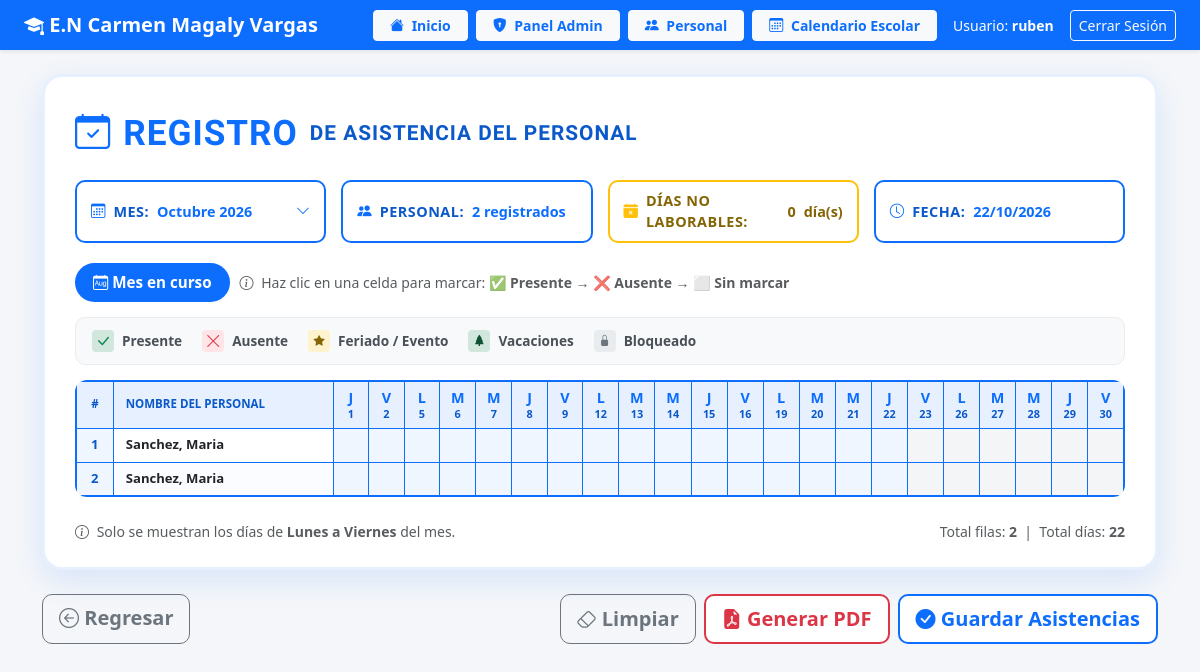
The app's page /asistencias/ (signed in) with its own data.
### escuela/models.py (models this page shows, shortened)
class PersonaBase(models.Model):
    NACIONALIDAD_CHOICES = [
        ('V', 'Venezolano/a (V)'),
        ('E', 'Extranjero/a (E)'),
    ]
    GENERO_CHOICES = [
        ('M', 'Masculino'),
        ('F', 'Femenino'),
    ]
    usuario = models.OneToOneField(User, on_delete=models.CASCADE, null=True, blank=True)
    nombres = models.CharField(max_length=100)
    apellidos = models.CharField(max_length=100)
    cedula = models.CharField(max_length=20, unique=True)
    nacionalidad = models.CharField(
        max_length=1,
        choices=NACIONALIDAD_CHOICES,
        default='V',
        verbose_name="Nacionalidad"
    )
    fecha_nacimiento = models.DateField()
    genero = models.CharField(max_length=10, choices=GENERO_CHOICES)
    telefono = models.CharField(max_length=15, blank=True)
    email = models.EmailField(blank=True)
    direccion = models.TextField(blank=True)
    fecha_ingreso = models.DateField(
        verbose_name="Fecha de Ingreso a la Institución",
        help_text="Fecha en que ingresó a la institución"
    )
    activo = models.BooleanField(default=True)
    class Meta:
        abstract = True

class Docente(PersonaBase):
    NIVEL_GRADO_CHOICES = [
        ('1er Nivel', 'Primer Nivel'),
        ('2do Nivel', 'Segundo Nivel'),
        ('3er Nivel', 'Tercer Nivel'),
        ('1er Grado', 'Primer Grado'),
        ('2do Grado', 'Segundo Grado'),
        ('3er Grado', 'Tercer Grado'),
        ('4to Grado', 'Cuarto Grado'),
        ('5to Grado', 'Quinto Grado'),
        ('6to Grado', 'Sexto Grado'),
    ]
    nivel_grado = models.CharField(
        max_length=100,
        choices=NIVEL_GRADO_CHOICES,
        unique=True,
        verbose_name="Nivel / Grado",
        help_text="Solo un docente por nivel/grado"
    )
    especialidad = models.CharField(max_length=100, blank=True)
    class Meta:
        verbose_name = "Docente"
        verbose_name_plural = "Docentes"

class PersonalAdministrativo(PersonaBase):
    CARGO_CHOICES = [
        ('Director', 'Director'),
        ('Subdirector', 'Subdirector'),
        ('Coordinador', 'Coordinador'),
        ('Secretaria', 'Secretaria'),
        ('Administrador', 'Administrador'),
        ('Contador', 'Contador'),
        ('Otro', 'Otro'),
    ]
    cargo = models.CharField(
        max_length=100,
        choices=CARGO_CHOICES,
        unique=True,
        verbose_name="Cargo",
        help_text="Solo un registro por cargo (excepto 'Otro')"
    )
    cargo_detalle = models.CharField(
        max_length=100, blank=True,
        verbose_name="Especifique el cargo",
        help_text="Solo si seleccionó 'Otro'"
    )
    class Meta:
        verbose_name = "Personal Administrativo"
        verbose_name_plural = "Personal Administrativo"

### escuela/views.py (the view)
# urls.py: path('asistencias/', views.asistencias_personal, name='asistencias_personal'),
@login_required
def asistencias_personal(request):
    hoy = timezone.localdate()
    meses_disponibles = _calcular_meses_disponibles(hoy)
    mes_default = meses_disponibles[0]['valor']
    mes_sel_str = request.GET.get('mes', mes_default)
    valores_validos = [m['valor'] for m in meses_disponibles]
    if mes_sel_str not in valores_validos:
        mes_sel_str = mes_default
    anio_sel, mes_sel_num = map(int, mes_sel_str.split('-'))
    es_mes_actual = (mes_sel_str == mes_default)
    dias = _dias_laborables(anio_sel, mes_sel_num)
    if mes_sel_num == 12:
        ultimo_dia_mes = date(anio_sel + 1, 1, 1) - timedelta(days=1)
    else:
        ultimo_dia_mes = date(anio_sel, mes_sel_num + 1, 1) - timedelta(days=1)
    personal = []
    for p in Docente.objects.filter(activo=True, fecha_ingreso__lte=ultimo_dia_mes).order_by('apellidos', 'nombres'):
        personal.append({'obj': p, 'tipo': 'Docente'})
    for p in PersonalAdministrativo.objects.filter(activo=True, fecha_ingreso__lte=ultimo_dia_mes).order_by('apellidos', 'nombres'):
        personal.append({'obj': p, 'tipo': 'Administrativo'})
    for p in PersonalApoyo.objects.filter(activo=True, fecha_ingreso__lte=ultimo_dia_mes).order_by('apellidos', 'nombres'):
        personal.append({'obj': p, 'tipo': 'Apoyo'})
    for p in PersonalCocina.objects.filter(activo=True, fecha_ingreso__lte=ultimo_dia_mes).order_by('apellidos', 'nombres'):
        personal.append({'obj': p, 'tipo': 'Cocina'})
    asistencias_qs = AsistenciaPersonal.objects.filter(fecha__year=anio_sel, fecha__month=mes_sel_num)
    asistencias_map = {}
    for a in asistencias_qs:
        clave = f"{a.tipo_personal}-{a.personal_id}-{a.fecha.strftime('%Y-%m-%d')}"
        asistencias_map[clave] = "presente" if a.presente else "ausente"
    feriados_qs = Feriado.objects.filter(fecha__year=anio_sel, fecha__month=mes_sel_num)
    eventos_map = {}
    for f in feriados_qs:
        clave = f.fecha.strftime('%Y-%m-%d')
        eventos_map[clave] = {
            'tipo': f.tipo_evento or 'feriado',
            'descripcion': f.descripcion or ''
        }
    config = ConfiguracionAnual.objects.filter(activo=True, cerrado=False).first()
    vacaciones_map = {}
    if config:
        vacaciones_qs = PeriodoVacaciones.objects.filter(
            configuracion=config,
            fecha_inicio__lte=ultimo_dia_mes,
            fecha_fin__gte=date(anio_sel, mes_sel_num, 1),
        )
        for v in vacaciones_qs:
            d = max(v.fecha_inicio, date(anio_sel, mes_sel_num, 1))
            fin = min(v.fecha_fin, ultimo_dia_mes)
            while d <= fin:
                vacaciones_map[d.strftime('%Y-%m-%d')] = v.descripcion
                d += timedelta(days=1)
    fecha_inicio_anio = _obtener_fecha_inicio_anio_escolar()
    contexto = {
        'dias': dias,
        'personal': personal,
        'meses_disponibles': meses_disponibles,
        'mes_sel_str': mes_sel_str,
        'mes': mes_sel_num,
        'anio': anio_sel,
        'mes_nombre': MESES_NOMBRES[mes_sel_num],
        'es_mes_actual': es_mes_actual,
        'asistencias_map': asistencias_map,
        'eventos_map': eventos_map,
        'vacaciones_map': vacaciones_map,
        'hoy': hoy,
        'fecha_inicio_anio': fecha_inicio_anio,
    }
    return render(request, 'escuela/asistencias_personal.html', contexto)

### escuela/views.py (called while the page is built)
def _calcular_meses_disponibles(hoy):
    meses = []
    for i in range(3):
        mes_ref = hoy.replace(day=1)
        anio = mes_ref.year
        mes = mes_ref.month - i
        while mes <= 0:
            mes += 12
            anio -= 1
        meses.append({
            'valor': f"{anio}-{mes:02d}",
            'nombre': MESES_NOMBRES[mes],
            'anio': anio,
            'mes': mes,
            'es_actual': (i == 0),
            'etiqueta': 'Mes en curso' if i == 0 else f"Hace {i} mes{'es' if i > 1 else ''}",
        })
    return meses

def _dias_laborables(anio, mes):
    primer_dia = date(anio, mes, 1)
    if mes == 12:
        ultimo_dia = date(anio + 1, 1, 1) - timedelta(days=1)
    else:
        ultimo_dia = date(anio, mes + 1, 1) - timedelta(days=1)
    dias = []
    d = primer_dia
    while d <= ultimo_dia:
        if d.weekday() < 5:
            dias.append(d)
        d += timedelta(days=1)
    return dias

def _obtener_fecha_inicio_anio_escolar():
    config = ConfiguracionAnual.objects.filter(activo=True, cerrado=False).first()
    if config and config.fecha_inicio:
        return config.fecha_inicio
    return None

### escuela/templates/escuela/asistencias_personal.html (shortened to what this page needs)
<!DOCTYPE html>
<html lang="es">
<head>
    <link href="https://cdn.jsdelivr.net/npm/bootstrap@5.3.0/dist/css/bootstrap.min.css" rel="stylesheet">
    <link rel="stylesheet" href="https://cdn.jsdelivr.net/npm/bootstrap-icons@1.11.1/font/bootstrap-icons.css">
</head>
<body>
<nav class="navbar navbar-expand-lg navbar-dark bg-primary shadow-sm mb-4">
    <div class="container-fluid px-4">
        <span class="navbar-brand mb-0 h1 fw-bold">
            <i class="bi bi-mortarboard-fill"></i> E.N Carmen Magaly Vargas
        </span>
        <div class="collapse navbar-collapse" id="navbarNav">
            <div class="d-flex align-items-center ms-auto flex-wrap gap-2">
                <a href="{% url 'dashboard' %}" class="btn btn-light btn-sm fw-bold text-primary px-3">
                    <i class="bi bi-house-fill me-1"></i> Inicio
                </a>
                <a href="{% url 'menu_admin' %}" class="btn btn-light btn-sm fw-bold text-primary px-3">
                <i class="bi bi-shield-lock-fill me-1"></i> Panel Admin
                </a>
                <a href="{% url 'personal' %}" class="btn btn-light btn-sm fw-bold text-primary px-3">
                    <i class="bi bi-people-fill me-1"></i> Personal
                </a>
                <a href="{% url 'calendario_escolar' %}" class="btn btn-light btn-sm fw-bold text-primary px-3">
                    <i class="bi bi-calendar3 me-1"></i> Calendario Escolar
                </a>
                <span class="text-white ms-2 me-2 small d-none d-md-inline">Usuario: <strong>{{ user.username }}</strong></span>
                <a href="{% url 'logout' %}" class="btn btn-outline-light btn-sm">Cerrar Sesión</a>
            </div>
        </div>
    </div>
</nav>
<div class="container mb-5">
    <div class="tarjeta-cuaderno">
        <div class="titulo-cuaderno">
            <i class="bi bi-calendar-check"></i>
            REGISTRO
            <span class="subtitulo">DE ASISTENCIA DEL PERSONAL</span>
        </div>
        <div class="cabecera-campos">
            <div class="campo-info dropdown-mes" id="dropdownMes" onclick="toggleMenuMes(event)">
                <i class="bi bi-calendar3"></i>
                <span class="etiqueta">MES:</span>
                <span class="valor">{{ mes_nombre }} {{ anio }}</span>
                <i class="bi bi-chevron-down chevron"></i>
            </div>
            <div class="campo-info">
                <i class="bi bi-people-fill"></i>
                <span class="etiqueta">PERSONAL:</span>
                <span class="valor">{{ personal|length }} registrados</span>
            </div>
            <div class="campo-info campo-feriados">
                <i class="bi bi-calendar-x-fill"></i>
                <span class="etiqueta">DÍAS NO LABORABLES:</span>
                <span class="valor" id="contadorFeriados">0</span>
                <span class="valor">día(s)</span>
            </div>
            <div class="campo-info">
                <i class="bi bi-clock"></i>
                <span class="etiqueta">FECHA:</span>
                <span class="valor">{% now 'd/m/Y' %}</span>
            </div>
        </div>
        <div class="selector-info">
            {% if es_mes_actual %}
            <span class="badge-mes">
                <i class="bi bi-calendar-month me-1"></i>
                Mes en curso
            </span>
            <span class="text-muted small">
                <i class="bi bi-info-circle me-1"></i>
                Haz clic en una celda para marcar: <strong>✅ Presente → ❌ Ausente → ⬜ Sin marcar</strong>
            </span>
            {% endif %}
        </div>
        <div class="leyenda-estados">
            <div class="leyenda-item">
                <div class="leyenda-cuadro presente"><i class="bi bi-check-lg"></i></div>
                Presente
            </div>
            <div class="leyenda-item">
                <div class="leyenda-cuadro ausente"><i class="bi bi-x-lg"></i></div>
                Ausente
            </div>
            <div class="leyenda-item">
                <div class="leyenda-cuadro feriado"><i class="bi bi-star-fill" style="font-size:0.7rem;"></i></div>
                Feriado / Evento
            </div>
            <div class="leyenda-item">
                <div class="leyenda-cuadro vacaciones"><i class="bi bi-tree-fill" style="font-size:0.7rem;"></i></div>
                Vacaciones
            </div>
            <div class="leyenda-item">
                <div class="leyenda-cuadro bloqueado"><i class="bi bi-lock-fill" style="font-size:0.7rem;"></i></div>
                Bloqueado
            </div>
        </div>
        <div class="tabla-scroll">
            <table class="tabla-asistencia" id="tablaAsistencia">
                <thead>
                    <tr>
                        <th class="col-num">#</th>
                        <th class="col-nombre">Nombre del Personal</th>
                        {% for d in dias %}
                        <th class="col-dia th-dia"
                            data-fecha="{{ d|date:'Y-m-d' }}"
                            data-dia="{{ d.day }}">
                            <span class="letra-dia">
                                {% if d.weekday == 0 %}L
                                {% elif d.weekday == 1 %}M
                                {% elif d.weekday == 2 %}M
                                {% elif d.weekday == 3 %}J
                                {% elif d.weekday == 4 %}V
                                {% endif %}
                            </span>
                            <span class="fecha-dia">{{ d.day }}</span>
                        </th>
                        {% endfor %}
                    </tr>
                </thead>
                <tbody>
                    {% for p in personal %}
                    <tr>
                        <td class="col-num">{{ forloop.counter }}</td>
                        <td class="col-nombre">{{ p.obj.apellidos }}, {{ p.obj.nombres }}</td>
                        {% for d in dias %}
                        <td class="celda-check {% if not es_mes_actual %}bloqueada{% endif %}"
                            data-personal="{{ p.obj.pk }}"
                            data-tipo="{{ p.tipo }}"
                            data-fecha="{{ d|date:'Y-m-d' }}"
                            data-dia="{{ d.day }}"
                            onclick="toggleAsistencia(this)">
                        </td>
                        {% endfor %}
                    </tr>
                    {% empty %}
                    <tr>
                        <td colspan="{{ dias|length|add:2 }}" class="text-center text-muted py-4">
                            <i class="bi bi-inbox me-2"></i>No hay personal registrado
                        </td>
                    </tr>
                    {% endfor %}
                </tbody>
            </table>
        </div>
        <div class="d-flex justify-content-between align-items-center mt-4 flex-wrap gap-2">
            <small class="text-muted">
                <i class="bi bi-info-circle me-1"></i>
                Solo se muestran los días de <strong>Lunes a Viernes</strong> del mes.
            </small>
            <small class="text-muted">
                Total filas: <strong>{{ personal|length }}</strong> &nbsp;|&nbsp;
                Total días: <strong>{{ dias|length }}</strong>
            </small>
        </div>
    </div>
    <div class="d-flex justify-content-between mt-4 flex-wrap gap-2">
        <a href="{% url 'personal' %}" class="btn btn-outline-secondary btn-lg">
            <i class="bi bi-arrow-left-circle"></i> Regresar
        </a>
        <div class="d-flex gap-2 flex-wrap">
            <button type="button"
                    class="btn btn-outline-secondary btn-lg"
                    onclick="limpiarTodo()"
                    {% if not es_mes_actual %}disabled{% endif %}>
                <i class="bi bi-eraser"></i> Limpiar
            </button>
            <button type="button"
                    class="btn btn-pdf btn-lg"
                    onclick="generarPDF()">
                <i class="bi bi-file-earmark-pdf-fill"></i> Generar PDF
            </button>
            <button type="button"
                    class="btn btn-custom btn-lg"
                    onclick="guardarAsistencias()"
                    {% if not es_mes_actual %}disabled{% endif %}>
                <i class="bi bi-check-circle-fill"></i> Guardar Asistencias
            </button>
        </div>
    </div>
</div>
</body>
</html>

### records on screen
Docente: obj.apellidos "Sanchez", obj.nombres "Maria"
PersonalAdministrativo: obj.apellidos "Sanchez", obj.nombres "Maria"

### other values on screen
{{ user.username }} "ruben"
{{ mes_nombre }} "Octubre"
{{ anio }} "2026"
{{ personal|length }} "2"
{{ d.day }} "1" "2" "5" "6" "7" "8" "9" "12" "13" "14" "15" "16" "19" "20" "21" "22" "23" "26" "27" "28" "29" "30"
{{ dias|length }} "22"
